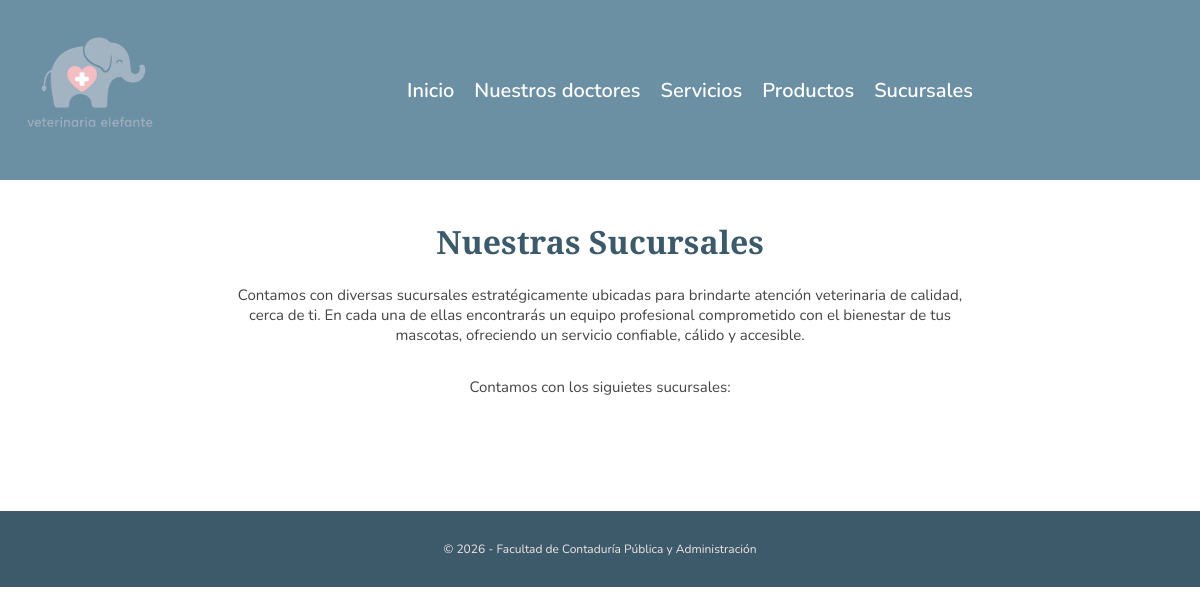
The page /sucursales/ on the database as committed earlier.
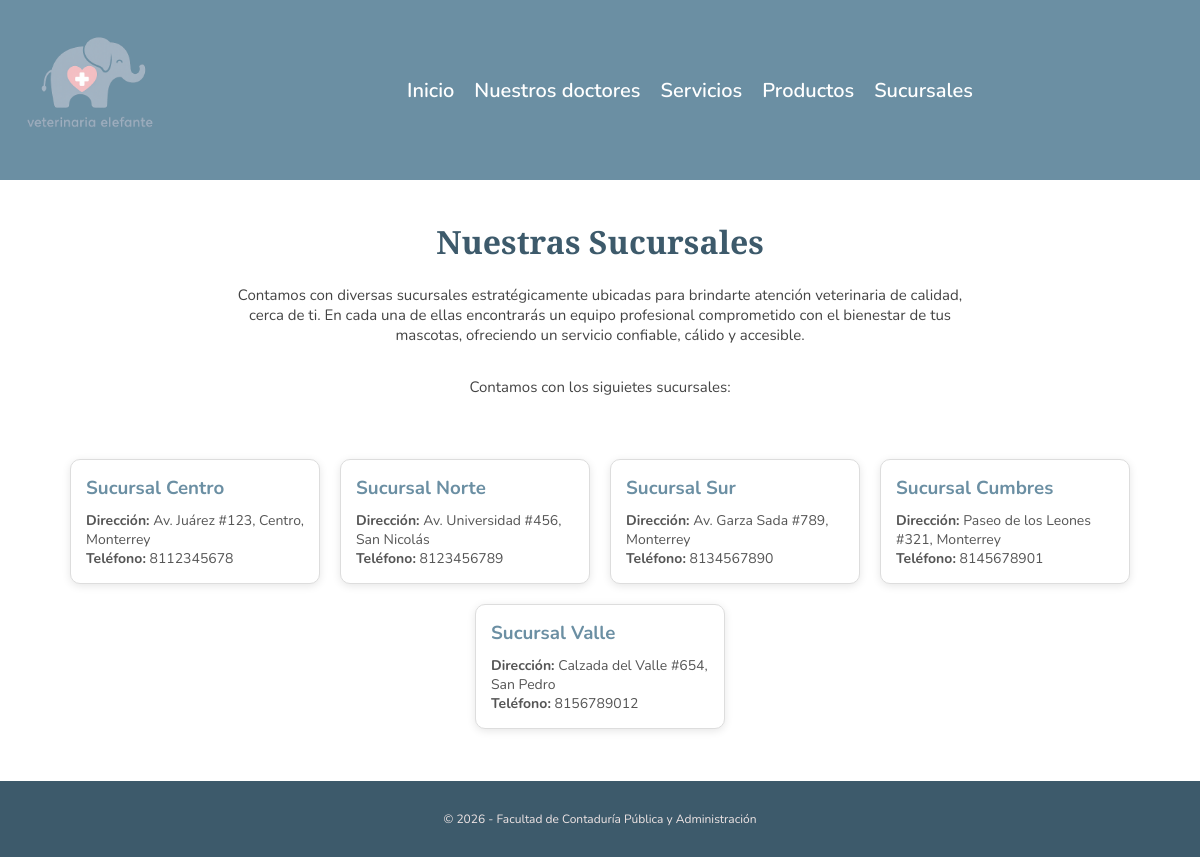
The same page on the database as committed later.
### gestion/models.py (models this page shows, shortened)
class Sucursal(models.Model):
    nombre = models.CharField(max_length=100)
    direccion = models.CharField(max_length=200)
    telefono = models.CharField(max_length=15)
    class Meta:
        verbose_name = "Sucursal"
        verbose_name_plural = "Sucursales"

### gestion/views.py (the view)
# urls.py: path('sucursales/', views.sucursales, name='sucursales'),
def sucursales(request):
    sucursales = Sucursal.objects.all()
    return render(request, 'sucursales.html', {'sucursales': sucursales})

### templates/sucursales.html (shortened to what this page needs)
{% load static %}
<!DOCTYPE html>
<html lang="en">
<head>
    <link rel="stylesheet" href="{% static 'css/estilos.css' %}" />
</head>
<body class="pagina-sucursales">
    <header class="navbar">
      <img
        src="{% static 'imagenes/LOGO.png' %}"
        alt="Logo Elefante Veterinaria"/>
      <nav>
        <a href="{% url 'index' %}">Inicio</a>
        <a href="{% url 'doctores' %}">Nuestros doctores</a>
        <a href="{% url 'servicios' %}">Servicios</a>
        <a href="{% url 'productos' %}">Productos</a>
        <a href="{% url 'sucursales' %}">Sucursales</a>
      </nav>
    </header>
    <h1>Nuestras Sucursales</h1>
    <br>
    <p>Contamos con diversas sucursales estratégicamente ubicadas para brindarte atención veterinaria de calidad, cerca de ti. En cada una de ellas encontrarás un equipo profesional comprometido con el bienestar de tus mascotas, ofreciendo un servicio confiable, cálido y accesible.</p>
    <br>
    <p>Contamos con los siguietes sucursales:</p>
    <br>
    <div class="sucursal">
        {% for a in sucursales %}
            <div>
                <h3>{{ a.nombre }}</h3>
                <p><strong>Dirección:</strong> {{ a.direccion }}</p>
                <p><strong>Teléfono:</strong> {{ a.telefono }}</p>
            </div>
        {% endfor %}
    </div>
    <br>
    <footer>
      <p>&copy; 2026 - Facultad de Contaduría Pública y Administración</p>
    </footer>
</body>
</html>

Rows that differ between the two databases and show on the page:
added Sucursal: nombre "Sucursal Centro", direccion "Av. Juárez #123, Centro, Monterrey", telefono "8112345678"
added Sucursal: nombre "Sucursal Norte", direccion "Av. Universidad #456, San Nicolás", telefono "8123456789"
added Sucursal: nombre "Sucursal Sur", direccion "Av. Garza Sada #789, Monterrey", telefono "8134567890"
added Sucursal: nombre "Sucursal Cumbres", direccion "Paseo de los Leones #321, Monterrey", telefono "8145678901"
added Sucursal: nombre "Sucursal Valle", direccion "Calzada del Valle #654, San Pedro", telefono "8156789012"
